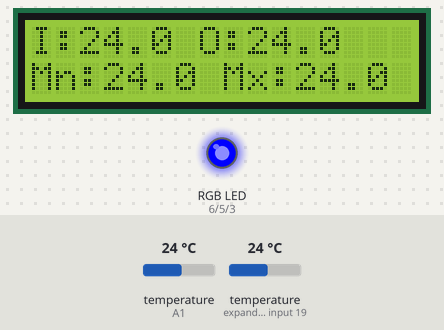
This sketch was run on a simulated Arduino Uno, built with avr-gcc and run on an emulated ATmega328P. On the bench: 16×2 character LCD, an RGB LED mixed from three pins (HIGH = lit). The test bench sets the inputs (shaded band); at power-on: temperature (sensors on A1, expander input 19) 24 °C.

Above: at 1.2 s.
1.3 s: temperature (sensor on A1) set to 25.5 °C
At 2.9 s:
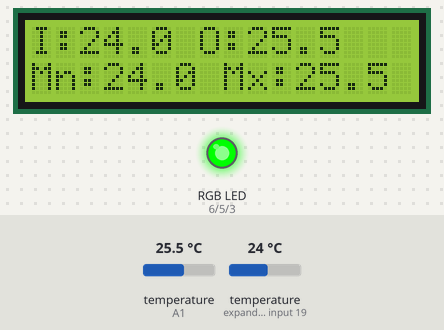
3.2 s: temperature (sensor on A1) set to 26.9 °C
At 3.6 s:
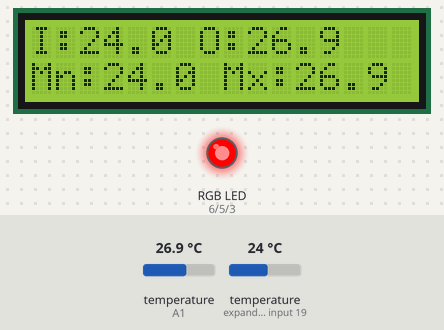
4.8 s: temperature (sensor on expander input 19) set to 12 °C
At 5.4 s:
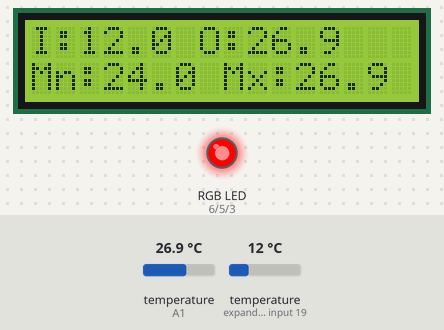
6.4 s: temperature (sensor on expander input 19) set to 19 °C
At 7.2 s:
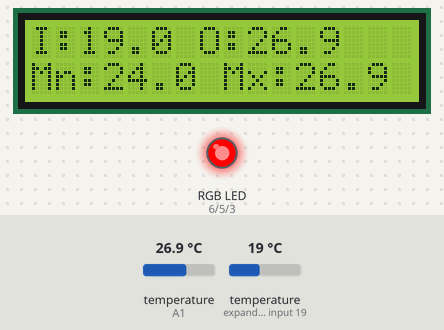
8.0 s: temperature (sensor on A1) set to 12 °C
At 9.0 s:
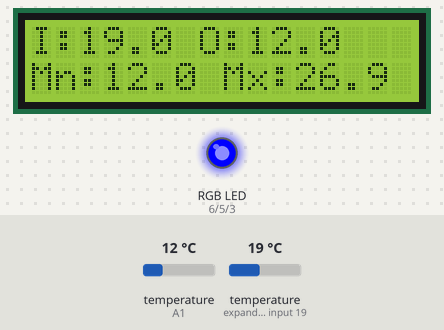
9.6 s: temperature (sensor on expander input 19) set to 28 °C
At 10.8 s:
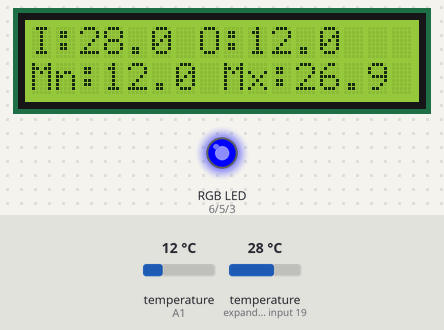
Timing chart, 0 to 12.2 s (numbered marks = the images above; inputs shaded):
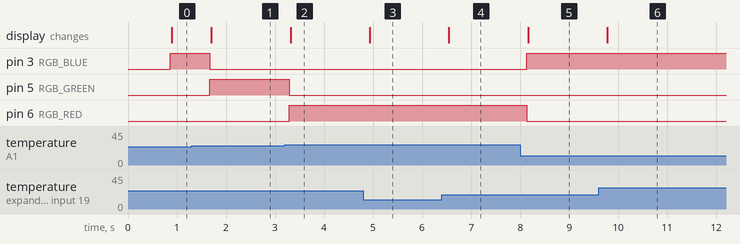

Measured:
- the behaviour switches between 24.9 and 25 °C on temperature (sensor on A1) (found by bisection; images 0 and 1)
- the behaviour switches between 26 and 26.1 °C on temperature (sensor on A1) (found by bisection; images 1 and 2)
- after the input at 1.3 s, pin 3 (RGB_BLUE): HIGH → LOW after 0.37 s; pin 5 (RGB_GREEN): LOW → HIGH after 0.37 s; the display: changes after 0.40 s (image 1)
- after the input at 3.2 s, pin 5 (RGB_GREEN): HIGH → LOW after 0.08 s; pin 6 (RGB_RED): LOW → HIGH after 0.08 s; the display: changes after 0.12 s (image 2)
- after the input at 4.8 s, the display: changes after 0.13 s (image 3)
- after the input at 6.4 s, the display: changes after 0.15 s (image 4)
- after the input at 8.0 s, pin 3 (RGB_BLUE): LOW → HIGH after 0.13 s; pin 6 (RGB_RED): HIGH → LOW after 0.13 s; the display: changes after 0.16 s (image 5)
- after the input at 9.6 s, the display: changes after 0.18 s (image 6)

The sketch:

zad1razem.ino
```cpp
#include <Wire.h>
#include <LiquidCrystal_I2C.h>
#include <OneWire.h>
#include <DallasTemperature.h>


LiquidCrystal_I2C lcd(0x27, 16, 2);

#define ONE_WIRE_BUS A1
OneWire oneWire(ONE_WIRE_BUS);
DallasTemperature tempSensors(&oneWire);

#define RGB_RED 6
#define RGB_GREEN 5
#define RGB_BLUE 3

#define TEMP_MIN 25.0
#define TEMP_MAX 26.0

#define DEBOUNCE_PERIOD 10UL

float tempOutMin = 500.0;
float tempOutMax = -500.0;

bool isWeatherInfo = true;

void setup()
{
  lcd.init();
  lcd.backlight();
  lcd.clear();

  tempSensors.begin();

  pinMode(RGB_RED, OUTPUT);
  pinMode(RGB_GREEN, OUTPUT);
  pinMode(RGB_BLUE, OUTPUT);

  lcd.clear();
}

void loop()
{

  tempSensors.requestTemperatures();
  float tempIn = tempSensors.getTempCByIndex(1);
  float tempOut = tempSensors.getTempCByIndex(0);

  if (tempOut < tempOutMin) tempOutMin = tempOut;
  if (tempOut > tempOutMax) tempOutMax = tempOut;

  if (tempOut < TEMP_MIN) setRGB(0, 0, 255);
  else if (tempOut > TEMP_MAX) setRGB(255, 0, 0);
  else setRGB(0, 255, 0);


  displayWeatherInfo(tempIn, tempOut, tempOutMin, tempOutMax);

}

void displayWeatherInfo(float tempIn, float tempOut, float tempOutMin, float tempOutMax)
{
    lcd.clear();
    lcd.setCursor(0, 0);
    lcd.print("I:");
    lcd.print(tempIn, 1);
    lcd.print(" O:");
    lcd.print(tempOut, 1);
    lcd.setCursor(0, 1);
    lcd.print("Mn:");
    lcd.print(tempOutMin, 1);
    lcd.print(" Mx:");
    lcd.print(tempOutMax, 1);
}


void setRGB(int red, int green, int blue)
{
  analogWrite(RGB_RED, red);
  analogWrite(RGB_GREEN, green);
  analogWrite(RGB_BLUE, blue);
}
```
